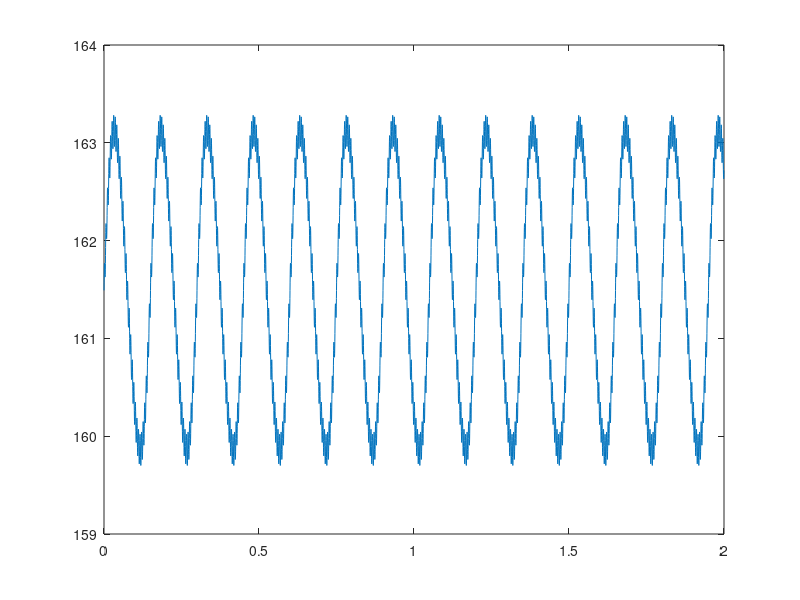
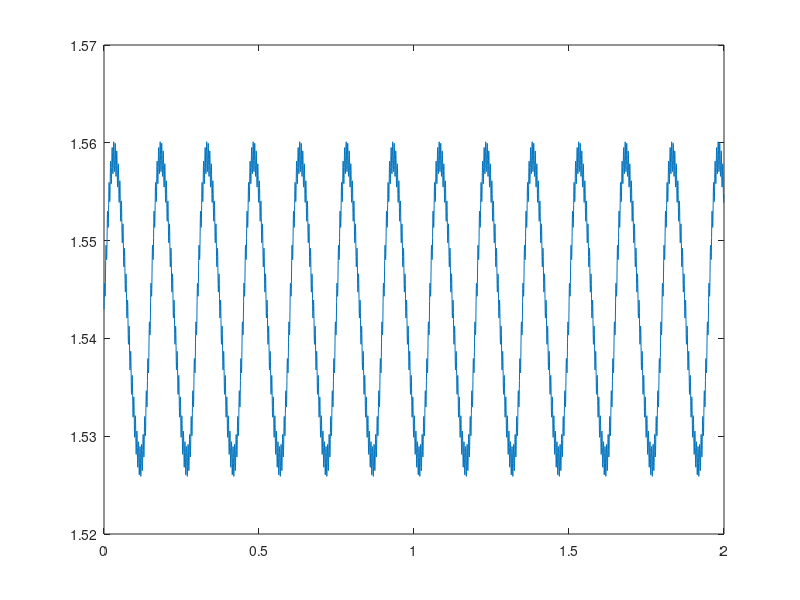

Here is the MATLAB script that generated these plots, in order:
t=0:0.0003:2; % time
Th=161.491; % Nominal Thrust kN
TQ=1.543; % Nominal Torque Mn.m
N=4; % Number of blades
RV=100; % propeller rotational velocity (rpm)
omega=RV*2*pi/60; % rad/s
figure(1)
FTh=Th.*(1+0.01.*sin(N.*omega.*t)+0.001.*sin(2.*N.*omega.*t)+0.0001.*sin(3.*N.*omega.*t)+0.001.*sin(30.*N.*omega.*t));
plot(t,FTh)
figure(2)
FTQ=TQ.*(1+0.01.*sin(N.*omega.*t)+0.001.*sin(2.*N.*omega.*t)+0.0001.*sin(3.*N.*omega.*t)+0.001.*sin(30.*N.*omega.*t));
plot(t,FTQ)